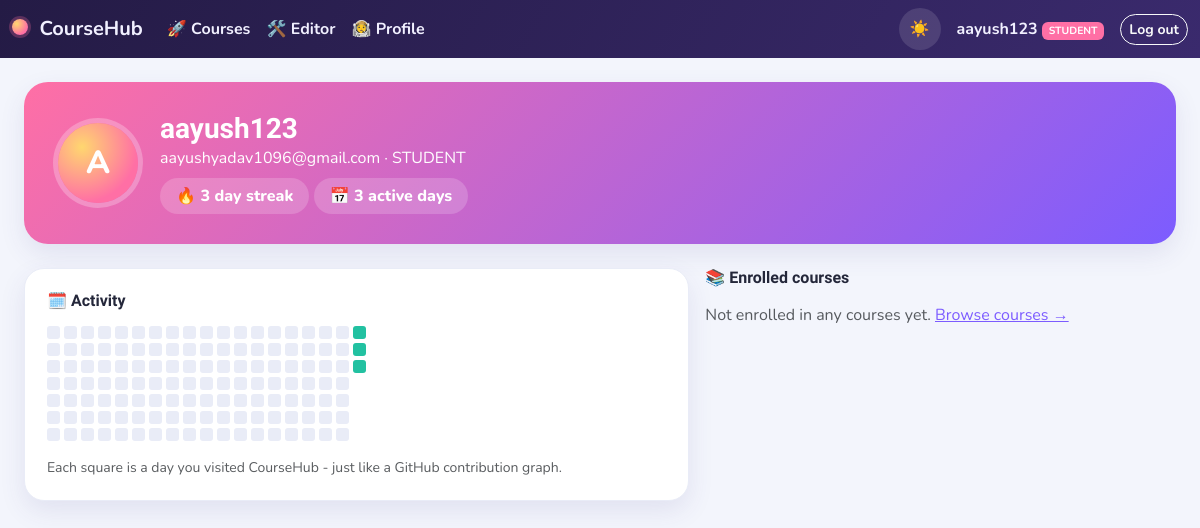
/profile (signed in), run on the app's committed database.
### app/models.py (models this page shows, shortened)
class User(UserMixin, db.Model):
    __tablename__ = 'users'
    id = db.Column(db.Integer, primary_key=True)
    username = db.Column(db.String(80), unique=True, nullable=False)
    email = db.Column(db.String(120), unique=True, nullable=False)
    password_hash = db.Column(db.String(255), nullable=True)
    role = db.Column(db.String(20), nullable=False, default='student')
    name = db.Column(db.String(100), nullable=True)
    avatar = db.Column(db.String(500), nullable=True)
    auth_provider = db.Column(db.String(20), default='local')
    google_id = db.Column(db.String(100), nullable=True)
    created_at = db.Column(db.DateTime, default=datetime.utcnow)
    submissions = db.relationship('Submission', backref='user', lazy=True)
    enrollments = db.relationship('Enrollment', backref='user', lazy=True, cascade='all, delete-orphan')
    progress = db.relationship('TopicProgress', backref='user', lazy=True, cascade='all, delete-orphan')
    activity = db.relationship('ActivityLog', backref='user', lazy=True, cascade='all, delete-orphan')
    @property
    def is_admin(self):
        return self.role == 'admin'

### app/routes.py (the view, shortened to what this page needs)
@main_bp.route('/profile')
@login_required
def profile():
    enrollments = Enrollment.query.filter_by(user_id=current_user.id).all()
    course_progress = []
    days_back = 18 * 7 - 1
    start = date.today() - timedelta(days=days_back)
    active_days = {
        a.day for a in ActivityLog.query.filter(
            ActivityLog.user_id == current_user.id, ActivityLog.day >= start
        )
    }
    start -= timedelta(days=(start.weekday() + 1) % 7)
    weeks = []
    cur = start
    while cur <= date.today():
        week = []
        for _ in range(7):
            week.append({'date': cur, 'active': cur in active_days, 'future': cur > date.today()})
            cur += timedelta(days=1)
        weeks.append(week)
    total_active = len(active_days)
    streak = 0
    cursor = date.today()
    while cursor in active_days:
        streak += 1
        cursor -= timedelta(days=1)
    return render_template(
        'profile.html',
        course_progress=course_progress,
        weeks=weeks,
        total_active=total_active,
        streak=streak,
    )

### app/templates/profile.html (shortened to what this page needs)
{% extends "base.html" %}
{% block content %}
<div class="profile-header flex-wrap">
  <div class="profile-avatar">{{ current_user.username[0]|upper }}</div>
  <div class="flex-grow-1">
    <h3 class="fw-bold mb-0">{{ current_user.username }}</h3>
    <p class="mb-2 opacity-90">{{ current_user.email }} · <span class="text-uppercase">{{ current_user.role }}</span></p>
    <span class="streak-badge">🔥 {{ streak }} day streak</span>
    <span class="streak-badge">📅 {{ total_active }} active days</span>
  </div>
</div>
<div class="row g-3">
  <div class="col-lg-7">
    <div class="heatmap-card">
      <h6 class="fw-bold mb-3">🗓️ Activity</h6>
      <div class="heatmap-grid">
        {% for week in weeks %}
        <div class="heatmap-week">
          {% for day in week %}
          <div class="heatmap-cell {{ 'active' if day.active else '' }} {{ 'future' if day.future else '' }}"
               title="{{ day.date.strftime('%d %b %Y') }}{{ ' - active' if day.active else '' }}"></div>
          {% endfor %}
        </div>
        {% endfor %}
      </div>
      <p class="text-muted small mt-3 mb-0">Each square is a day you visited CourseHub - just like a GitHub contribution graph.</p>
    </div>
  </div>
  <div class="col-lg-5">
    <h6 class="fw-bold mb-3">📚 Enrolled courses</h6>
    {% for cp in course_progress %}
    <div class="enrolled-course-row">
      <div class="d-flex justify-content-between align-items-center mb-1">
        <span class="fw-bold">{{ cp.course.title }}</span>
        <span class="small text-muted">{{ cp.done }}/{{ cp.total }}</span>
      </div>
      <div class="course-progress-track">
        <div class="course-progress-fill" style="width: {{ cp.pct }}%;"></div>
      </div>
      <a href="{{ url_for('main.course_view', course_id=cp.course.id) }}" class="small">Continue →</a>
    </div>
    {% else %}
    <p class="text-muted">Not enrolled in any courses yet. <a href="{{ url_for('main.index') }}">Browse courses →</a></p>
    {% endfor %}
  </div>
</div>
{% endblock %}

### app/templates/base.html (shortened to what this page needs)
<!doctype html>
<html lang="en">
<head>
<link href="https://cdn.jsdelivr.net/npm/bootstrap@5.3.3/dist/css/bootstrap.min.css" rel="stylesheet">
<link rel="stylesheet" href="{{ url_for('static', filename='css/style.css') }}">
</head>
<body>
{% if current_user.is_authenticated %}
<nav class="navbar navbar-expand-lg app-navbar">
  <div class="container-fluid">
    <a class="navbar-brand fw-bold" href="{{ url_for('main.index') }}">
      <span class="brand-planet"></span> CourseHub
    </a>
    <div class="collapse navbar-collapse" id="nav">
      <ul class="navbar-nav me-auto">
        <li class="nav-item"><a class="nav-link" href="{{ url_for('main.index') }}">🚀 Courses</a></li>
        <li class="nav-item"><a class="nav-link" href="{{ url_for('main.editor') }}">🛠️ Editor</a></li>
        <li class="nav-item"><a class="nav-link" href="{{ url_for('main.profile') }}">🧑‍🚀 Profile</a></li>
      </ul>
      <button id="themeToggle" class="theme-toggle-btn me-3" type="button" title="Toggle dark / light">
        <span class="icon-sun">☀️</span><span class="icon-moon">🌙</span>
      </button>
      <span class="navbar-text me-3 d-none d-sm-inline">
        {{ current_user.name or current_user.username }}
        <span class="badge role-badge">{{ current_user.role }}</span>
      </span>
      <a class="btn btn-sm btn-pill btn-outline-light" href="{{ url_for('auth.logout') }}">Log out</a>
    </div>
  </div>
</nav>
{% endif %}
<div class="container-fluid px-3 px-md-4 py-4">
  {% block content %}{% endblock %}
</div>
</body>
</html>

### app/static/css/style.css (style rules this page uses)
:root { --bg: #f3f5fc; --bg-soft: #ffffff; --text: #24273a; --text-muted: #6b7290; --card-bg: #ffffff; --card-border: #e9ecf7; --accent: #7c5cff; --accent-2: #ff6fa5; --accent-3: #22c1a1; --navbar-bg: linear-gradient(120deg, #241b45, #3a2a6d); --shadow: 0 10px 26px rgba(70, 60, 140, .10); --heat-0: #e9ecf7; --heat-1: #c6e9d8; --heat-2: #7fd6ae; --heat-3: #22c1a1; }
* { transition: background-color .2s ease, color .2s ease, border-color .2s ease; }
body { background: var(--bg); color: var(--text); font-family: "Nunito", "Segoe UI", system-ui, sans-serif; }
h1, h2, h3, h4, h5, h6, .brand-font { font-family: "Baloo 2", "Nunito", sans-serif; }
a { color: var(--accent); }
.btn-pill { border-radius: 999px; font-weight: 700; }
.btn-outline-secondary, .btn-outline-danger, .btn-outline-light { border-radius: 999px; font-weight: 700; }
.app-navbar { background: var(--navbar-bg); }
.brand-planet { display: inline-block; width: 16px; height: 16px; border-radius: 50%; background: radial-gradient(circle at 30% 30%, #ffd76f, #ff6fa5 70%); margin-right: 6px; box-shadow: 0 0 0 3px rgba(255, 111, 165, .25); }
.navbar-brand, .nav-link, .navbar-text { color: #f1f0ff !important; font-weight: 700; }
.role-badge { background: var(--accent-2); text-transform: uppercase; font-size: .65rem; }
.theme-toggle-btn { background: rgba(255,255,255,.12); border: none; border-radius: 999px; width: 42px; height: 42px; display: inline-flex; align-items: center; justify-content: center; cursor: pointer; }
.profile-header { background: linear-gradient(135deg, #ff6fa5, #7c5cff); border-radius: 24px; color: #fff; padding: 30px 34px; margin-bottom: 24px; display: flex; align-items: center; gap: 22px; box-shadow: var(--shadow); }
.profile-avatar { width: 80px; height: 80px; border-radius: 50%; background: radial-gradient(circle at 30% 30%, #ffd76f, #ff6fa5 70%); display: flex; align-items: center; justify-content: center; font-size: 2rem; font-weight: 800; color: #fff; box-shadow: 0 0 0 5px rgba(255,255,255,.25); flex-shrink: 0; }
.streak-badge { background: rgba(255,255,255,.18); border-radius: 999px; padding: 6px 16px; font-weight: 800; display: inline-block; }
.heatmap-card { background: var(--card-bg); border: 1px solid var(--card-border); border-radius: 20px; padding: 22px; box-shadow: var(--shadow); overflow-x: auto; }
.heatmap-grid { display: flex; gap: 4px; }
.heatmap-week { display: flex; flex-direction: column; gap: 4px; }
.heatmap-cell { width: 13px; height: 13px; border-radius: 3px; background: var(--heat-0); }
.heatmap-cell.active { background: var(--heat-3); }
.heatmap-cell.future { background: transparent; }

### data on the page
User: name "aayush123", role "STUDENT", username "A", username "aayush123", email "aayushyadav1096@gmail.com"

### other printed values
{{ streak }} "3"
{{ total_active }} "3"
